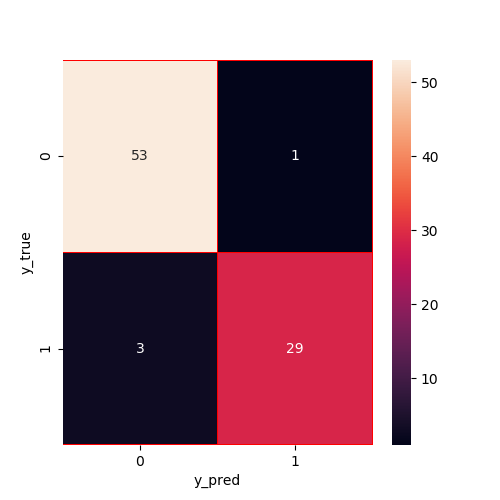

This figure's Python source:
#!/usr/bin/env python3
# -*- coding: utf-8 -*-
"""
Created on Wed Aug 14 21:40:34 2019

@author: gokhan
"""
import pandas as pd
import numpy as np

data = pd.read_csv("data.csv")
data.drop(["id","Unnamed: 32"], axis = 1, inplace = True)

data.diagnosis = [1 if each == "M" else 0 for each in data.diagnosis]

y = data.diagnosis.values
x_data = data.drop(["diagnosis"], axis = 1)

x = (x_data - np.min(x_data)) / (np.max(x_data) - np.min(x_data))

from sklearn.model_selection import train_test_split
x_train, x_test, y_train, y_test = train_test_split(x, y, test_size = 0.15, random_state = 42)

from sklearn.ensemble import RandomForestClassifier

rf = RandomForestClassifier(n_estimators=100, random_state=1)
rf.fit(x_train, y_train)

print("Score: ", rf.score(x_test, y_test))

y_pred = rf.predict(x_test)
y_true = y_test

from sklearn.metrics import confusion_matrix
cm = confusion_matrix(y_true, y_pred)

import seaborn as sns
import matplotlib.pyplot as plt

f, ax = plt.subplots(figsize = (5,5))
sns.heatmap(cm, annot = True, linewidths = 0.5, linecolor = "red", fmt = ".0f", ax = ax)
plt.xlabel("y_pred")
plt.ylabel("y_true")
plt.show()
